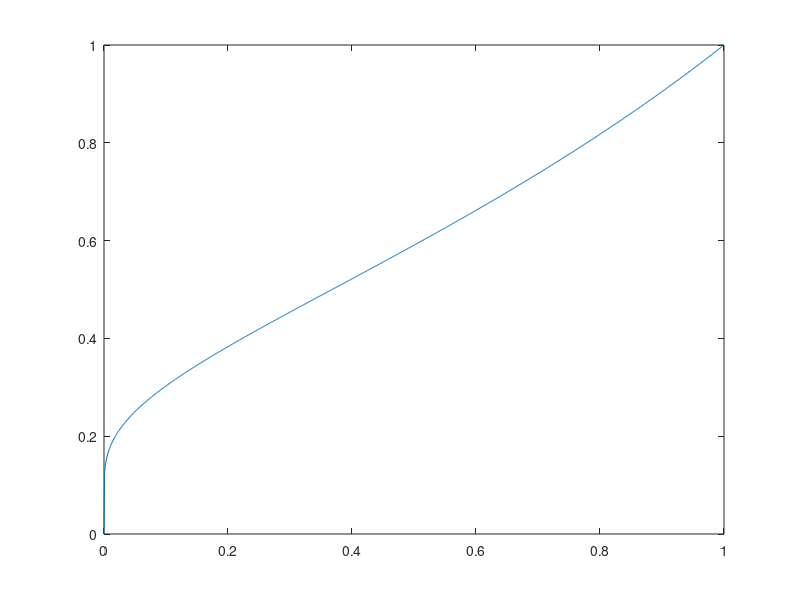

Recreate this plot in MATLAB. (Note: this script raises an error after producing the figure.)
clear all
j=1;
for x=0:0.001:1
    cdf(j)=-1/(log(x)-1);
    j=j+1;
end
figure(1),plot(0:0.001:1,cdf)

j=1;
for i=1:10000  
    u=rand;
    y(j)=exp(1-1/u);
    j=j+1;
end
hold on    
histogram(y,'normalization','cdf')